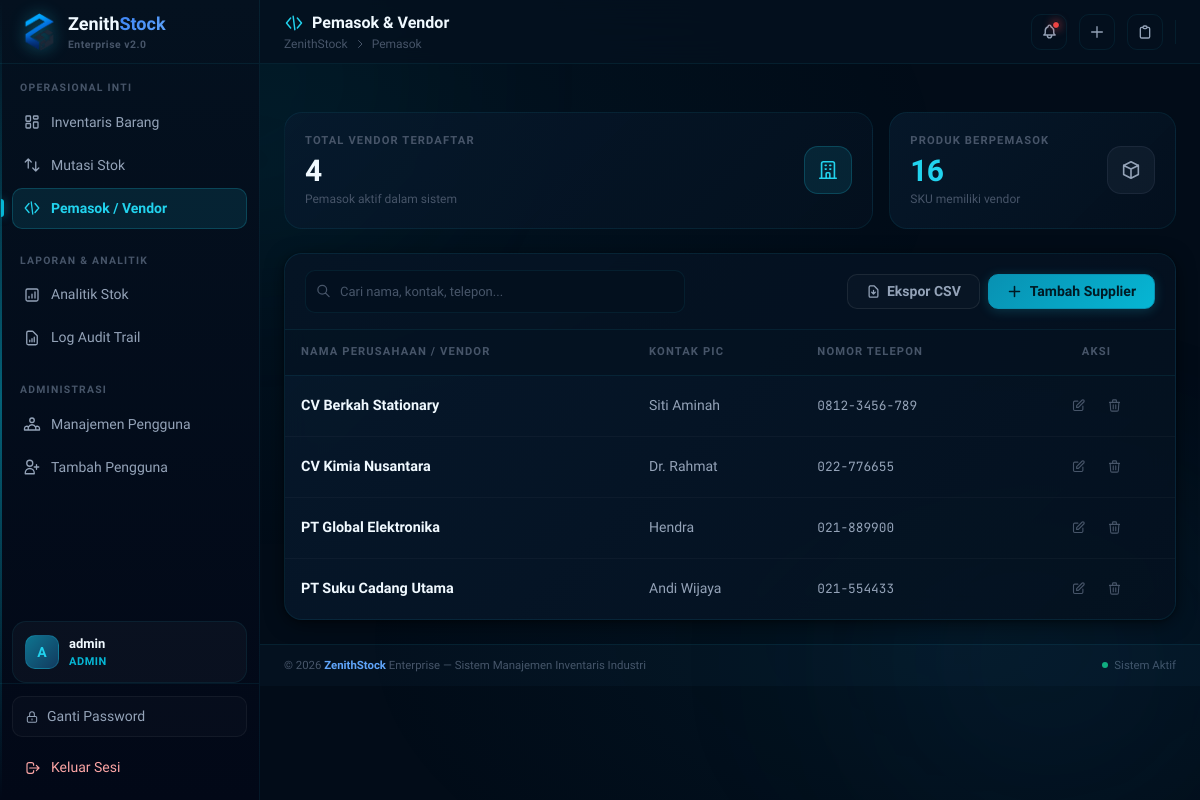
Page /suppliers/ (signed in) on the earlier database version.
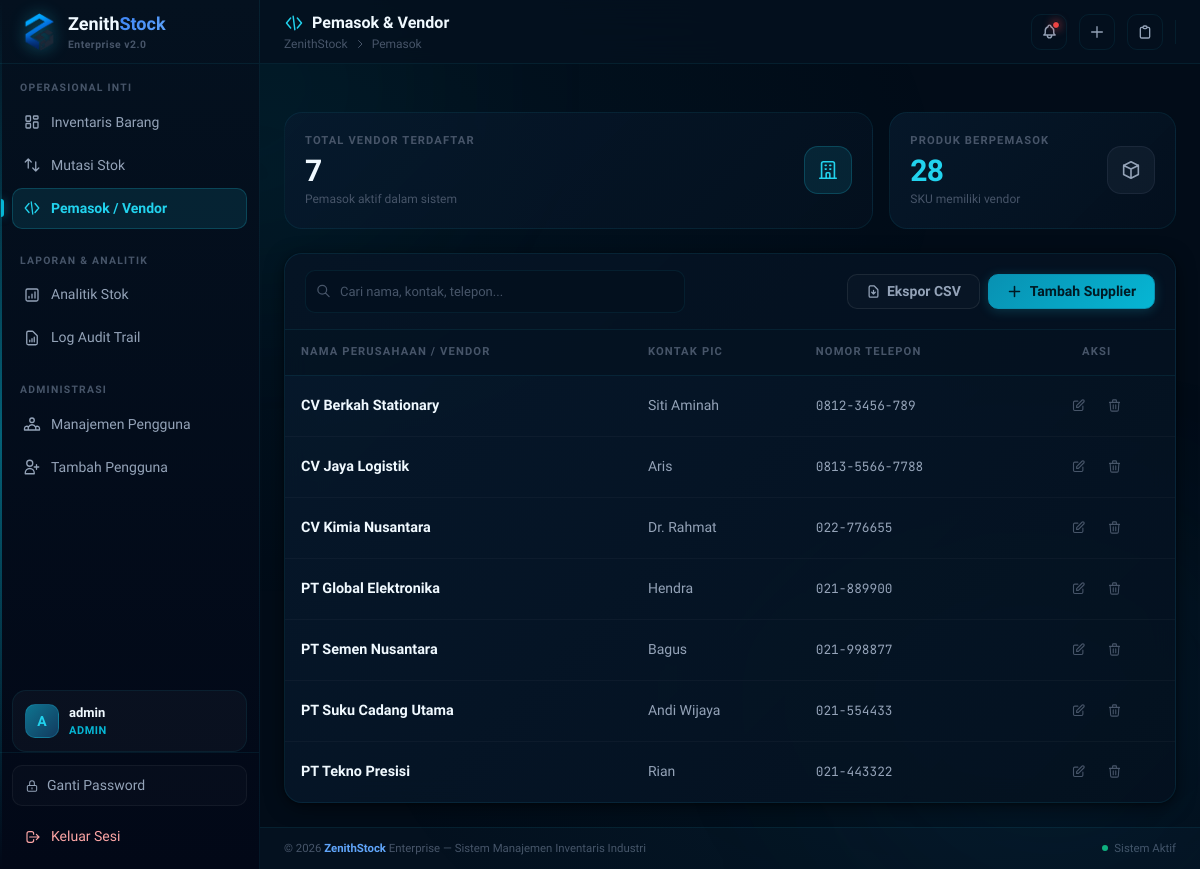
Same page on the later database version.
### zenithstock/models.py (models this page shows, shortened)
class Supplier(db.Model):
    __tablename__ = 'suppliers'
    id = db.Column(db.Integer, primary_key=True)
    nama = db.Column(db.String(100), unique=True, nullable=False, index=True)
    kontak = db.Column(db.String(100))
    telepon = db.Column(db.String(30))
    alamat = db.Column(db.Text)
    products = db.relationship('Product', backref='supplier', lazy=True)

### zenithstock/routes/suppliers.py (the view)
@suppliers_bp.route('/')
@login_required
def index():
    search_query = request.args.get('q', '').strip()
    query = Supplier.query
    if search_query:
        query = query.filter(
            (Supplier.nama.ilike(f'%{search_query}%')) |
            (Supplier.kontak.ilike(f'%{search_query}%')) |
            (Supplier.alamat.ilike(f'%{search_query}%'))
        )
    suppliers = query.order_by(Supplier.nama).all()
    products_with_supplier = Product.query.filter(Product.supplier_id.isnot(None)).count()
    if request.headers.get('HX-Request'):
        return render_template('suppliers/_table.html', suppliers=suppliers, search_query=search_query)
    return render_template(
        'suppliers/index.html',
        suppliers=suppliers,
        search_query=search_query,
        products_with_supplier=products_with_supplier
    )

### zenithstock/models.py (called while the page is built)
    @property
    def is_active(self):
        return self.status == 'active'

    def is_admin(self):
        return self.role == 'admin'

### zenithstock/templates/suppliers/index.html (shortened to what the changed rows need)
{% extends "base.html" %}
{% block header_title %}
<svg style="width:20px;height:20px;color:var(--zs-cyan-400);" fill="none" viewBox="0 0 24 24" stroke="currentColor">
    <path stroke-linecap="round" stroke-linejoin="round" stroke-width="1.75" d="M8 18L3 12l5-6M16 18l5-6-5-6M11 4l2 16" />
</svg>
Pemasok & Vendor
{% endblock %}
{% block content %}
<div class="space-y-6" x-data="{ searchQ: '' }">
    <div class="grid grid-cols-1 sm:grid-cols-3 gap-4">
        <div class="stat-card sm:col-span-2">
            <div>
                <div class="stat-label">Total Vendor Terdaftar</div>
                <div class="stat-value">{{ suppliers|length }}</div>
                <div class="stat-sub">Pemasok aktif dalam sistem</div>
            </div>
        </div>
        <div class="stat-card">
            <div>
                <div class="stat-label">Produk Berpemasok</div>
                <div class="stat-value cyan">{{ products_with_supplier|default(0) }}</div>
                <div class="stat-sub">SKU memiliki vendor</div>
            </div>
        </div>
    </div>
    <div class="zs-panel">
        <div id="supplier-table-container" style="overflow-x:auto;">
            {% include "suppliers/_table.html" %}
        </div>
    </div>
</div>
{% endblock %}

### zenithstock/templates/suppliers/_table.html (shortened to what this page needs)
<table class="zs-table" id="supplier-table">
    <thead>
        <tr>
            <th>Nama Perusahaan / Vendor</th>
            <th>Kontak PIC</th>
            <th>Nomor Telepon</th>
            <th style="text-align:center;">Aksi</th>
        </tr>
    </thead>
    <tbody>
        {% if suppliers %}
            {% for supplier in suppliers %}
            <tr>
                <td>
                    <div style="font-weight:700;color:var(--color-text-primary);font-size:0.9rem;">{{ supplier.nama }}</div>
                </td>
                <td style="color:var(--color-text-secondary);">{{ supplier.kontak or '—' }}</td>
                <td style="font-family:var(--font-mono);font-size:0.8rem;color:var(--color-text-secondary);">{{ supplier.telepon or '—' }}</td>
                <td style="text-align:center;">
                    <div style="display:inline-flex;align-items:center;gap:4px;">
                        <a href="{{ url_for('suppliers.edit', supplier_id=supplier.id) }}"
                           class="action-btn edit"
                           title="Ubah Data Supplier">
                            <svg style="width:15px;height:15px;" fill="none" viewBox="0 0 24 24" stroke="currentColor">
                                <path stroke-linecap="round" stroke-linejoin="round" stroke-width="1.75" d="M11 5H6a2 2 0 00-2 2v11a2 2 0 002 2h11a2 2 0 002-2v-5m-1.414-9.414a2 2 0 112.828 2.828L11.828 15H9v-2.828l8.586-8.586z" />
                            </svg>
                        </a>
                        {% if current_user.is_admin() %}
                        <form
                            hx-post="{{ url_for('suppliers.delete', supplier_id=supplier.id) }}?q={{ search_query or '' }}"
                            hx-target="#supplier-table-container"
                            hx-confirm="Hapus supplier '{{ supplier.nama }}'?\n\nProduk yang terhubung dengan supplier ini akan kehilangan referensi vendor."
                            method="POST"
                            style="display:inline;margin:0;"
                        >
                            <button type="submit" class="action-btn delete" title="Hapus Supplier (Admin)">
                                <svg style="width:15px;height:15px;" fill="none" viewBox="0 0 24 24" stroke="currentColor">
                                    <path stroke-linecap="round" stroke-linejoin="round" stroke-width="1.75" d="M19 7l-.867 12.142A2 2 0 0116.138 21H7.862a2 2 0 01-1.995-1.858L5 7m5 4v6m4-6v6m1-10V4a1 1 0 00-1-1h-4a1 1 0 00-1 1v3M4 7h16" />
                                </svg>
                            </button>
                        </form>
                        {% endif %}
                    </div>
                </td>
            </tr>
            {% endfor %}
        {% endif %}
    </tbody>
</table>

Differences in the rows shown:
added Supplier: nama "CV Jaya Logistik", kontak "Aris", telepon "0813-5566-7788"
added Supplier: nama "PT Semen Nusantara", kontak "Bagus", telepon "021-998877"
added Supplier: nama "PT Tekno Presisi", kontak "Rian", telepon "021-443322"
Other differences:
{{ suppliers|length }}: "4" → "7"
{{ products_with_supplier|default(0) }}: "16" → "28"
